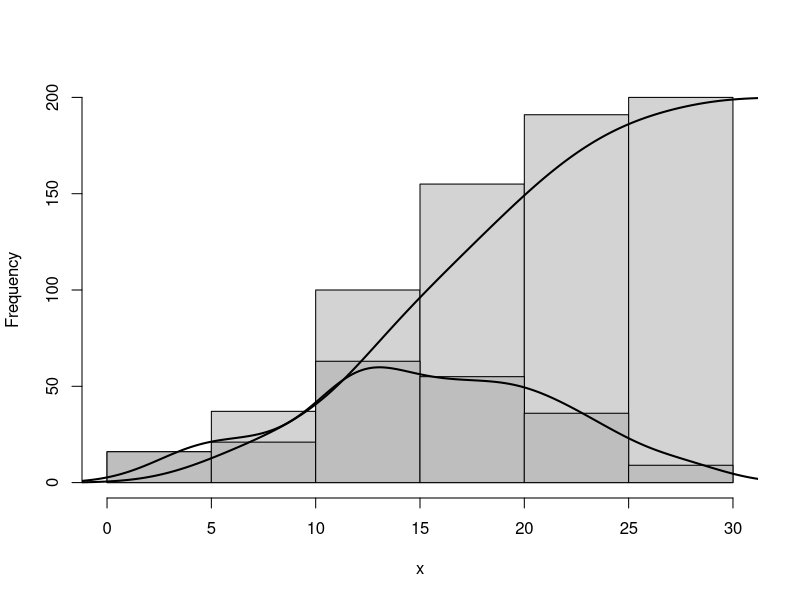

This figure's R source:
## Make some sample data
x <- sample(0:30, 200, replace=T, prob=15 - abs(15 - 0:30))

## Calculate and plot the two histograms
hcum <- h <- hist(x, plot=FALSE)
hcum$counts <- cumsum(hcum$counts)
plot(hcum, main="")
plot(h, add=T, col="grey")

## Plot the density and cumulative density
d <- density(x)
lines(x = d$x, y = d$y * length(x) * diff(h$breaks)[1], lwd = 2)
lines(x = d$x, y = cumsum(d$y)/max(cumsum(d$y)) * length(x), lwd = 2)
